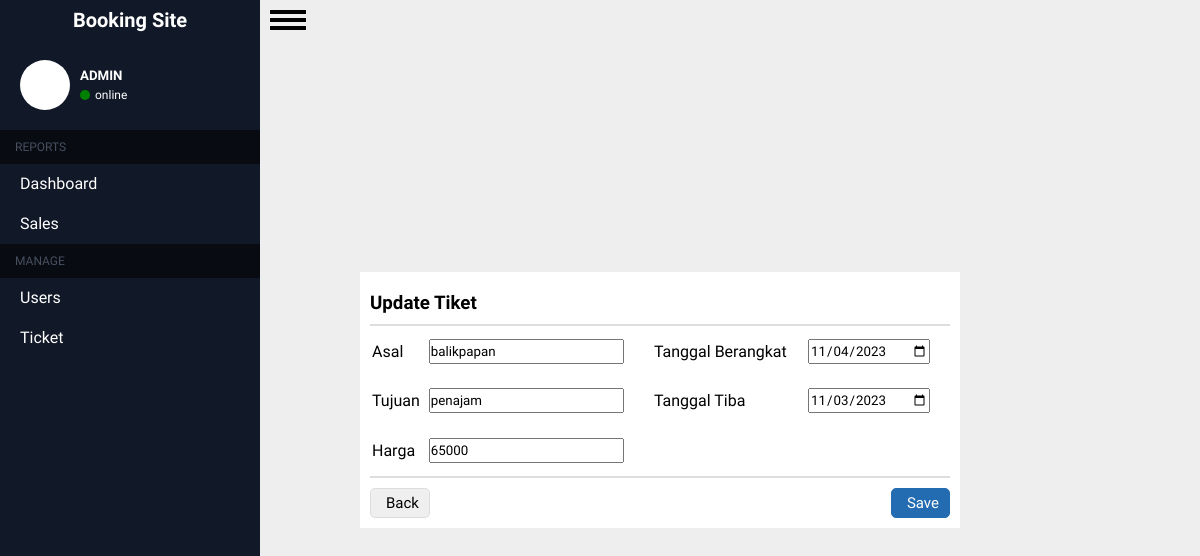
The app's page /admin/crud/update.php?id=6 with its own data.
### tables this page shows
CREATE TABLE `tiket` (
  `id_tiket` int(255) NOT NULL,
  `asal` varchar(255) NOT NULL,
  `tujuan` varchar(255) NOT NULL,
  `tanggal_berangkat` varchar(255) NOT NULL,
  `tanggal_tiba` varchar(255) NOT NULL,
  `harga` int(100) NOT NULL
);

### admin/crud/update.php (the view, shortened to what this page needs)
<?php
require '../../koneksi.php';
$id = $_GET["id"];
$result = mysqli_query($conn, "select * from tiket where id_tiket = '$id'");
$prd = [];
while ($row = mysqli_fetch_assoc($result)) {
    $prd[] = $row;
}
$prd = $prd[0];
?>
<!DOCTYPE html>
<html lang="en">
<head>
    <link rel="stylesheet" href="../../css/tiket.css?v=1.2">
</head>
<body>
    <div class="container">
        <div class="sidebar">
            <div class="header">
                <a href="#">
                    <div class="list-item">
                        <span class="description-header">Booking Site</span>
                    </div>
                </a>
                <div class="info-user">
                    <div class="picture"></div>
                    <div class="content" id="content">
                        <h5>ADMIN</h5>
                        <div class="online">
                            <div class="info"></div>
                            <p>online</p>
                        </div>
                    </div>
                </div>
            </div>
            <div class="main">
                <div class="head-list">
                    <span>REPORTS</span>
                </div>
                <div class="list-item">
                    <a href="home.php">
                        <span class="description">Dashboard</span>
                    </a>
                </div>
                <div class="list-item">
                    <a href="sales.php">
                        <span class="description">Sales</span>
                    </a>
                </div>
                <div class="head-list">
                    <span>MANAGE</span>
                </div>
                <div class="list-item">
                    <a href="users.php">
                        <span class="description">Users</span>
                    </a>
                </div>
                <div class="list-item">
                    <a href="tiket.php">
                        <span class="description">Ticket</span>
                    </a>
                </div>
            </div>
        </div>
        <div class="main-content">
            <div id="menu-button">
                <label for="menu-checkbox" id="menu-label">
                    <div id="hamburger"></div>
                </label>
            </div>
            <div class="wrapp">
                <div class="header-content">
                    <h3>Update Tiket</h3>
                </div>
                <form action="" method="post">
                    <table>
                        <tr>
                            <td><label for="">Asal</label></td>
                            <td><input type="text" name="asal" autocomplete="off" value="<?= $prd["asal"] ?>"></td>
                            <td><label for="">Tanggal Berangkat</label></td>
                            <td><input type="date" name="tgl_berangkat" id="datemin" value="<?= $prd["tanggal_berangkat"] ?>"></td>
                        </tr>
                        <tr>
                            <td><label for="">Tujuan</label> </td>
                            <td><input type="text" name="tujuan" autocomplete="off" value="<?= $prd["tujuan"] ?>"></td>
                            <td><label for="">Tanggal Tiba</label></td>
                            <td><input type="date" name="tgl_tiba" id="datemin1" value="<?= $prd["tanggal_tiba"] ?>"></td>
                        </tr>
                        <tr>
                            <td><label for="">Harga</label></td>
                            <td><input type="number" name="harga" autocomplete="off" value="<?= $prd["harga"] ?>"></td>
                        </tr>
                    </table>
                    <div class="footer-content">
                        <button type="submit" name="back"><i class="bi bi-x"></i>Back</button>
                        <button type="submit" name="change"><i class="bi bi-floppy2-fill"></i> Save</button>
                    </div>
                </form>
            </div>
            <br>
            <br>
        </div>
    </div>
</body>
</html>

### css/tiket.css (style rules this page uses)
input[type=number] { -moz-appearance: textfield; }
.header-content { border-bottom: 2px solid #ddd; padding: 10px 0; }
.footer-content { display: flex; justify-content: space-between; align-items: center; border-top: 2px solid #ddd; padding: 10px 0 0 0; }
.footer-content button { font-size: 15px; padding: 5px 10px; border-radius: 5px; cursor: pointer; border: 1px solid #ddd; display: flex; align-items: center; gap: 5px; box-sizing: border-box; }
.footer-content button:nth-child(2) { background-color: #246cb1; color: white; border: 1px solid #246cb1; transition: .2s ease-in; }
.wrapp { width: auto; min-width: 600px; position: absolute; top: 50%; left: 50%; transform: translate(-40%, -50%); background-color: #fff; padding: 10px; }
.wrapp table { height: 150px; width: 100%; }
.wrapp table input { height: 25px; }

### css/admin.css (style rules this page uses)
* { padding: 0; margin: 0; box-sizing: border-box; font-family: 'Ubuntu', sans-serif; }
.container { display: flex; min-height: 100vh; }
.sidebar { background-color: #111827; width: 260px; display: flex; box-sizing: border-box; flex-direction: column; transition: all ease-in .3s; }
.main-content { background-color: #eeeeee; flex-grow: 1; }
.sidebar .description-header { font-style: normal; font-weight: 700; font-size: 20px; line-height: 16px; text-align: center; color: white; }
.sidebar .header a { text-decoration: none; color: white; }
.sidebar .header .list-item { display: flex; flex-direction: row; align-items: center; justify-content: center; padding: 5px 8px; height: 40px; box-sizing: border-box; }
.sidebar .main .list-item a { font-style: normal; font-weight: 400; font-size: 16px; line-height: 16px; text-align: center; color: #FFF; text-decoration: none; }
.sidebar .main .list-item { padding: 12px 15px; display: flex; flex-direction: row; align-items: center; cursor: pointer; }
.sidebar .main .description { margin-left: 5px; }
.main .head-list { color: #475061; padding: 10px 15px; background-color: #080b11; font-style: normal; font-weight: 400; font-size: 12px; }
.container .sidebar .info-user { color: white; padding: 20px; display: flex; align-items: center; gap: 10px; }
.container .sidebar .info-user .content { display: flex; flex-direction: column; gap: 5px; }
.container .sidebar .info-user .picture { width: 50px; height: 50px; border-radius: 50%; background-color: #fff; }
.container .sidebar .info-user .content .online .info { width: 10px; height: 10px; border-radius: 50%; background-color: green; }
.container .sidebar .info-user .content .online { display: flex; align-items: center; gap: 5px; }
.container .sidebar .info-user .content .online p { font-size: 12px; font-weight: 200; }
#menu-button { width: 36px; position: absolute; overflow: hidden; margin: 10px; }
#menu-label { position: relative; display: block; height: 20px; cursor: pointer; }
#hamburger, #menu-label:after, #menu-label:before { position: absolute; left: 0; width: 100%; height: 4px; background-color: black; }
#menu-label:after, #menu-label:before { content: ""; transition: .4s cubic-bezier(0.25, 0.46, 0.45, 0.94); }
#menu-label:before { top: 0; }
#menu-label:after { top: 8px; }
#hamburger { top: 16px; }
#hamburger:before { content: "MENU"; position: absolute; top: 5px; right: 0; left: 0; color: #111827; font-size: 12px; font-weight: bold; text-align: center; }

### records on screen
tiket: asal "balikpapan", tgl_berangkat "11/04/2023", tujuan "penajam", tgl_tiba "11/03/2023", harga "65000"
